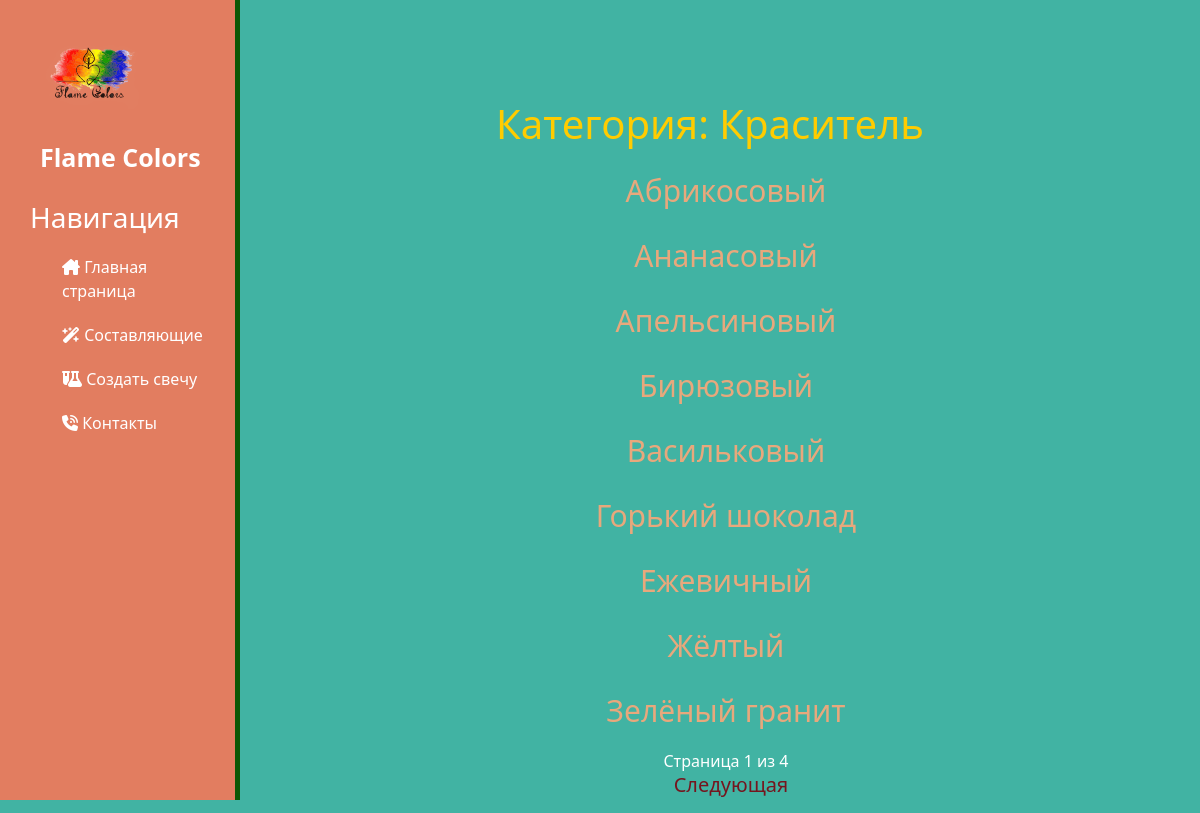
Page /krasitel/ on the committed database.
### Svecha/models.py (models this page shows, shortened)
class Ingredients(models.Model):
    name = models.CharField(max_length=150, db_index=True, verbose_name='Ингредиент')
    slug = models.SlugField(max_length=150, unique=True)
    class Meta:
        ordering = ('name',)
        verbose_name = 'Ингредиент'
        verbose_name_plural = 'Ингредиенты'
    def __str__(self):
        return self.name

class Product(models.Model):
    ingredients = models.ForeignKey(Ingredients, related_name='ingredients', on_delete=models.CASCADE, verbose_name='Ингредиент')
    name = models.CharField(max_length=200, db_index=True, verbose_name='Наименование')
    slug = models.SlugField(max_length=200, db_index=True)
    image = models.ImageField(upload_to='products/%Y/%m/%d', blank=True, verbose_name='Фото')
    description = models.TextField(blank=True, verbose_name='Описание')
    primechanie = models.TextField(blank=True, verbose_name='Примечание')
    updated = models.DateTimeField(auto_now=True)
    class Meta:
        ordering = ('name',)
        index_together = (('id', 'slug'),)
        verbose_name = 'Составляющее'
        verbose_name_plural = 'Составляющие'

### Svecha/views.py (the view)
# urls.py: path('<slug:category_slug>/', views.Ingredient_list, name='Ingredient_list'),
def Ingredient_list(request, category_slug=None):
    category = None
    ingredients = Ingredients.objects.all()
    products = Product.objects.all()
    if category_slug:
        category = get_object_or_404(Ingredients, slug=category_slug)
        products = products.filter(ingredients=category)
    paginator = Paginator(products, 9)
    page = request.GET.get('page')
    try:
        page_obj = paginator.get_page(page)
    except PageNotAnInteger:
        page_obj = paginator.page(1)
    except EmptyPage:
        page_obj = paginator.page(paginator.num_pages)
    context = {"page_obj": page_obj, 'category': category, 'ingredients': ingredients, 'products': products, }
    return render(request, 'ingredients/Ingredient_list.html', context,)

### Svecha/templates/ingredients/Ingredient_list.html (shortened to what this page needs)
{% extends "base_generic.html" %}
{% block content %}
<div class="features">
    <h2 >  Категория: {{ category}} </h2>
    <ul>
        {% for product in page_obj %}
        <a href="{% url 'Svecha:ingredients_detail' product.id product.slug  %}"><li>{{ product.name}} </li> </a>
        {% endfor %}
    </ul>
    <ul>
            Страница {{ page_obj.number }} из {{ page_obj.paginator.num_pages }}
        {% if page_obj.has_next %}
            <a href="?page={{ page_obj.next_page_number }}"><h4 >Следующая</h4> </a>
        {% endif %}
    </ul>
</div>
{% endblock %}

### Svecha/static/css/styles.css (style rules this page uses)
body { background : #41B3A3; }
a { text-decoration: none; }
main .features { float: left; color: #fff; margin-top: 100px; margin-left: 20px; text-align: center; width: 75%; }
main .features h2 { font-size: 40px; color: #FFCC00; }
main .features h4 { color: #75151e; display: block; margin-left: 10px; transition: transform .6s ease; text-decoration: none; font-size: 20px; }
main .features li { color: #E8A87C; display: block; margin-top: 20px; transition: transform .6s ease; text-decoration: none; font-size: 30px; }

### rows in the picture
Ingredients: name "Краситель"
Product: name "Абрикосовый"
Product: name "Ананасовый"
Product: name "Апельсиновый"
Product: name "Бирюзовый"
Product: name "Васильковый"
Product: name "Горький шоколад"
Product: name "Ежевичный"
Product: name "Жёлтый"
Product: name "Зелёный гранит"

### other values in the picture
{{ page_obj.number }} "1"
{{ page_obj.paginator.num_pages }} "4"
